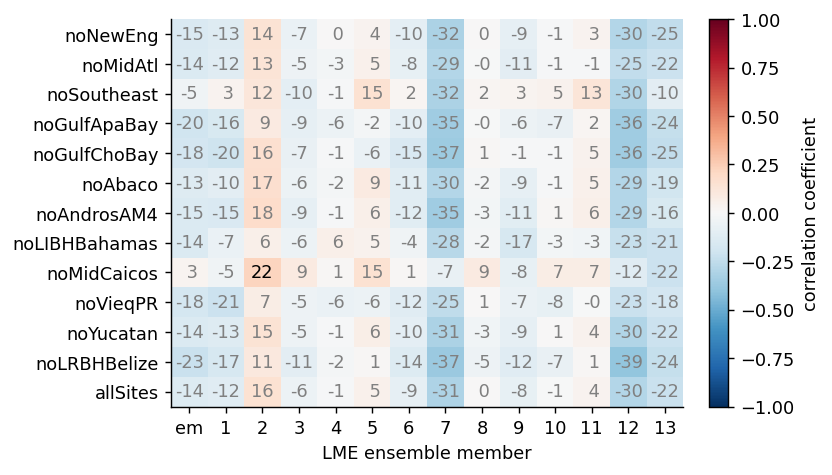

Source code (Python):
#!/usr/bin/env python
# Wenchang Yang (wenchang@princeton.edu)
# Thu Jan 27 15:24:57 EST 2022
#readme: from FigS_heatmaps_corr_liz_lme.py but HU only (exclude MH)
if __name__ == '__main__':
    import sys
    from misc.timer import Timer
    tt = Timer('start ' + ' '.join(sys.argv))
import sys, os.path, os, glob, datetime
import xarray as xr, numpy as np, pandas as pd, matplotlib.pyplot as plt
#more imports
from misc.shell import run_shell
#
if __name__ == '__main__':
    tt.check('end import')
#
#start from here
#ifile = 'data/corr_table/corr_table_sedimentHUnoCaySal_vs_lmeHU_850-1850.nc'
ifile = 'data/corr_table_v20220711/corr_table_sedimentMaxWyHUnoCaySal_vs_lmeHU_850-1850.nc'
#ds_hu = xr.open_dataset(ifile)
#print(f'{ifile = }')
ifile_cached = __file__.replace('.py', '.nc')
if not os.path.exists(ifile_cached): run_shell(f'cp {ifile} {ifile_cached}')
ds_hu = xr.open_dataset(ifile_cached)
print('[loaded]:', ifile_cached, '**from**', ifile)

#ifile = 'data/corr_table/corr_table_sedimentHUnoCaySal_vs_lmeMH_850-1850.nc'
#ds_mh = xr.open_dataset(ifile)
#print(f'{ifile = }')

#re-arrange jk-members to be consistent with the order of labels in the time series plot
jk_members = ['noNewEng', 'noMidAtl', 'noSoutheast', 'noGulfAppBay', 'noGulfChoBay',
    'noAbaco', 'noAndrosAM4', 'noLIBHBahamas', 'noMidCaicos', 'noVieqPR',
    'noYucatan', 'noLighthouse', 'allSites']
jk_members_new = jk_members.copy()
jk_members_new[3] = 'noGulfApaBay'
jk_members_new[11] = 'noLRBHBelize'
#revert the order of list
jk_members = jk_members[-1::-1]
jk_members_new = jk_members_new[-1::-1]
ds_hu = ds_hu.sel(member=jk_members).assign_coords(member=jk_members_new)

def wyplot(ds, ax=None):
    if ax is None:
        figsize = (8,4)
        fig, ax = plt.subplots(figsize=figsize)
    one_tailed = True
    alpha = 0.1
    da = ds.r
    p = ds.pvalue

    da.drop(['member', 'ens']).plot(ax=ax, vmax=1, cmap='RdBu_r')

    #add corr info to the plot; significant values are black
    for ii in range(da.member.size):
        for jj in range(da.ens.size):
            rr = da.isel(member=ii, ens=jj).item()
            pp = p.isel(member=ii, ens=jj).item()
            color = 'k' if pp<alpha else 'gray'
            if one_tailed:
                color = 'k' if pp<alpha*2 and rr>0 else 'gray'
            ax.text(jj, ii, f'{rr*100:2.0f}', ha='center', va='center', color=color)
    ax.set_yticks(range(da.member.size))
    ax.set_yticklabels(da.member.values)
    ax.set_xticks(range(da.ens.size))
    ax.set_xticklabels(da.ens.values)
    ax.set_xlabel('')
    ax.set_ylabel('')
 
 
if __name__ == '__main__':
    from wyconfig import * #my plot settings
    """
    fig, axes = plt.subplots(2, 1, figsize=(8,7), sharex=True)
    ax = axes[0]
    wyplot(ds_hu, ax=ax)
    ax.set_title('LME HU')
    
    ax = axes[1]
    wyplot(ds_mh, ax=ax)
    ax.set_title('LME MH')
    ax.set_xlabel('LME ensemble member')
    """
    fig, ax = plt.subplots()
    wyplot(ds_hu, ax=ax)
    ax.set_xlabel('LME ensemble member')
    
    #savefig
    if len(sys.argv)>1 and 'savefig' in sys.argv[1:] or 's' in sys.argv:
        figname = __file__.replace('.py', f'.png')
        if 'overwritefig' in sys.argv[1:]:
            wysavefig(figname, overwritefig=True)
        else:
            wysavefig(figname)
    tt.check(f'**Done**')
    print()
    plt.show()
    
